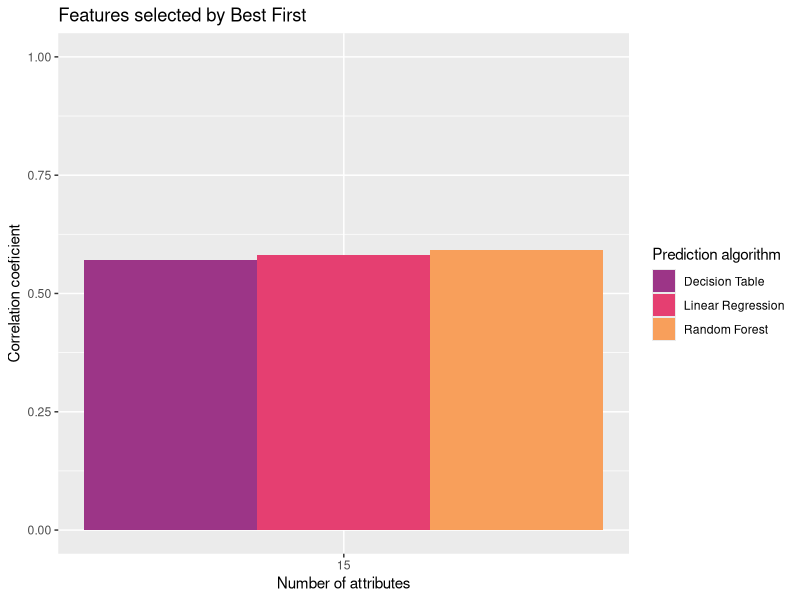
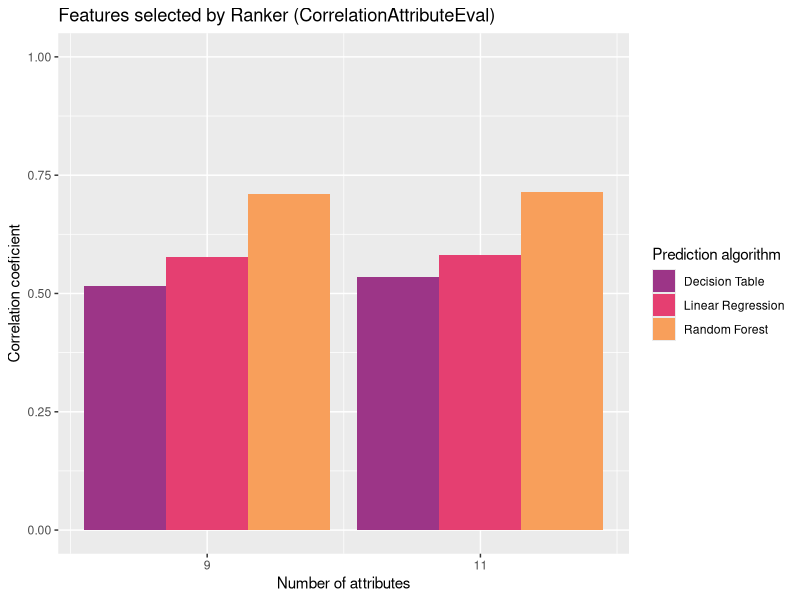
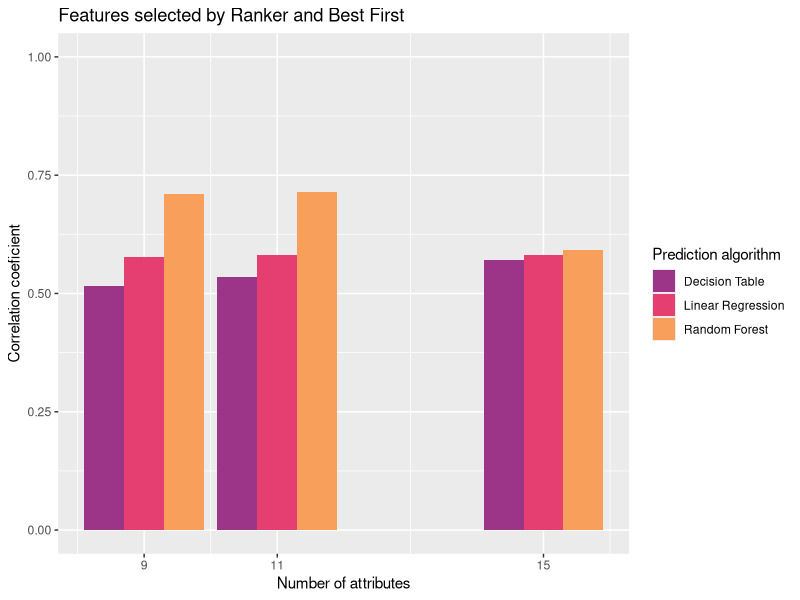

R code for these plots, in order:
library(ggplot2)

middle <- "#9C3587"
bright1 <- "#E53F71"
bright2 <- "#F89F5B"
colors <- c(middle, bright1, bright2)

ihpAmountDf <- data.frame(
  FeatSel = c(rep("Ranker+CorrelationAttributeEval", times = 6), rep("BestFirst+CfsSubsetEval", times = 3)),
  AttrCount = rep(c(9, 11, 15), each = 3),
  PredAlgo = rep(c("Linear Regression", "Decision Table", "Random Forest"), times = 3),
  CorCoef = c(0.5771, 0.5162, 0.7105, 0.5818, 0.5348, 0.714, 0.5815, 0.571, 0.5911)
)

cfsSubset <- subset(ihpAmountDf, FeatSel == "BestFirst+CfsSubsetEval")
ggplot(cfsSubset, aes(x = AttrCount, y = CorCoef, fill = PredAlgo)) +
  geom_bar(position = "dodge", stat = "identity") +
  scale_x_continuous(breaks = 15) +
  scale_y_continuous(limits = c(0, 1)) +
  labs(title = "Features selected by Best First", x = "Number of attributes", y = "Correlation coeficient") +
  scale_fill_manual("Prediction algorithm", values = colors)

correlationSubset <- subset(ihpAmountDf, FeatSel == "Ranker+CorrelationAttributeEval")
ggplot(correlationSubset, aes(x = AttrCount, y = CorCoef, fill = PredAlgo)) +
  geom_bar(position = "dodge", stat = "identity") +
  scale_x_continuous(breaks = c(9, 11)) +
  scale_y_continuous(limits = c(0, 1)) +
  labs(title = "Features selected by Ranker (CorrelationAttributeEval)", x = "Number of attributes", y = "Correlation coeficient") +
  scale_fill_manual("Prediction algorithm", values = colors)

ggplot(ihpAmountDf, aes(x = AttrCount, y = CorCoef, fill = PredAlgo)) +
  geom_bar(position = "dodge", stat = "identity") +
  scale_x_continuous(breaks = c(9, 11, 15)) +
  scale_y_continuous(limits = c(0, 1)) +
  labs(title = "Features selected by Ranker and Best First", x = "Number of attributes", y = "Correlation coeficient") +
  scale_fill_manual("Prediction algorithm", values = colors)

